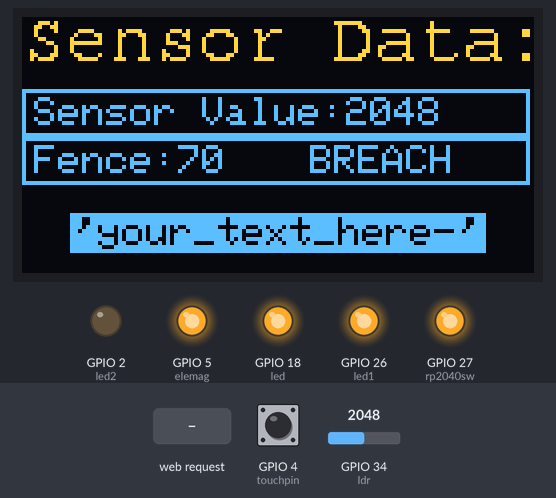
The sketch below on a simulated ESP32. Parts: 128×64 one-colour display, output pins drawn as LEDs (lit = HIGH). The inputs (shaded band) are chosen by the test bench; at power-on: GPIO 4 (touchpin) HIGH, GPIO 34 (ldr) = 2048. The OLED is the two-colour kind (top 16 rows yellow); WiFi joins after 1.5 s; servers stay silent unless stated; what the sketch prints to the serial monitor is not drawn.

Above: at 3.3 s.
3.4 s: HTTP request GET /RL received
6.6 s: HTTP request GET /OL received
At 9.1 s:
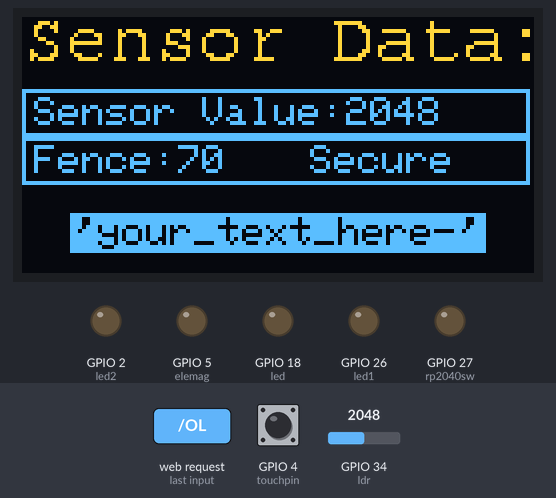
At 18.7 s:
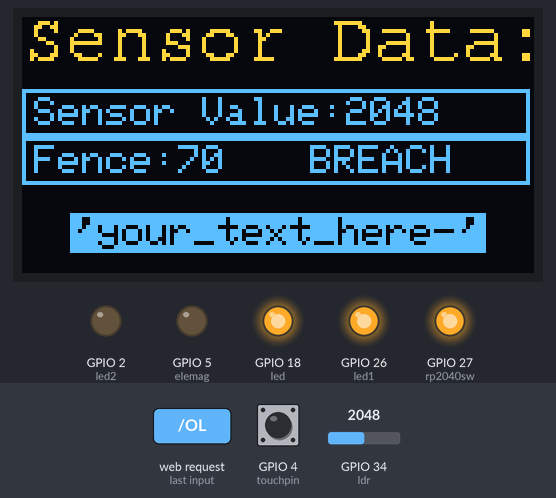
Timing chart, 0 to 19.2 s (numbered marks = the images above; inputs shaded):
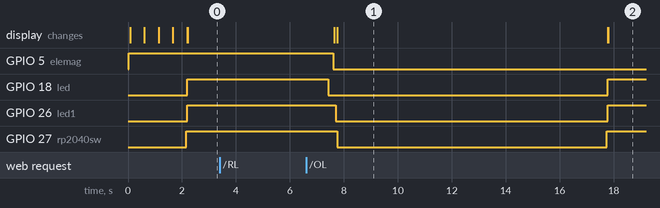

The sketch:

master_code.ino
```cpp
/**********************WORKING ON DUAL CORE OF THE ESP32 WITH BOTH SERIAL AND WIFI FEATURES***********************/
#include <Wire.h>
#include <WiFi.h>
#include <Adafruit_GFX.h>
#include <Adafruit_SSD1306.h>
#include <Fonts/FreeMono9pt7b.h>
#define SCREEN_WIDTH 128
#define SCREEN_HEIGHT 64
#define OLED_RESET -1
#define SCREEN_ADDRESS 0x3C
Adafruit_SSD1306 display(SCREEN_WIDTH, SCREEN_HEIGHT, &Wire, OLED_RESET); // D21 is for SDA (data) Pin & D22 is for SCL (clock).
const char *ssid = "Prefect X";                                           // Set your device SSID here.
const char *passssword = "bakwashai";                                     // Set your device password here.
const int ldr = 34;                                                       // Use D34 as an LDR pin.
const int led = 18;                                                       // Use D18 as Buzzer pin.
const int rp2040sw = 27;                                                  // Use D27 to switch transistor which powers Raspberry Pi Pico.
const int led2 = 2;                                                       // Use D26 as WiFi lamp pin.
const int led1 = 26;                                                      // D2 is LED_BUILTIN pin.
const int elemag = 5;                                                     // Use D5 to switch ON/OFF transistor to which electromagnet (gate) is connected.
const int touchpin = 4;                                                   // Use D4 as touch sensor input pin.
const int threshold = 72;                                                 // SET TOUCH THRESHOLD HERE.
int sval = 0;
int tval;
WiFiServer server(80);
TaskHandle_t Task1;
const int pswd = 3457;                                                    // SET SERIAL PASSWORD HERE
const int wauth = 3457;
const int unlockTime = 10;                                                // SET UNLOCK TIME HERE IN SECONDS
int password = 0000;
int wifiauth = 0000;
void codeForTask1(void *parameter)
{
    for (;;)
    {
        if (password == 0000)
        {
            password = Serial.parseInt();
        }
        while (password == pswd)
        {
            delay(unlockTime * 1000 * 2);                                  // Unlock time over serial password is twice of unlock time (of WiFi).
            password = 0000;
        }
    }
}
void setup()
{
    xTaskCreatePinnedToCore(codeForTask1, "Task_1", 1000, NULL, 1, &Task1, 0);
    if (!display.begin(SSD1306_SWITCHCAPVCC, SCREEN_ADDRESS))
    {
        Serial.println(F("SSD1306 allocation failed"));
        for (;;)
            ;
    }
    Serial.begin(115200);
    pinMode(led, OUTPUT);
    pinMode(led1, OUTPUT);
    pinMode(led2, OUTPUT);
    pinMode(elemag, OUTPUT);
    pinMode(rp2040sw, OUTPUT);
    digitalWrite(rp2040sw, LOW);
    digitalWrite(elemag, HIGH);
    Serial.println();
    Serial.print("Connecting to ");
    Serial.println(ssid);
    display.clearDisplay();
    display.setFont();
    display.setTextSize(1);
    display.fillRect(0, 0, 127, 15, WHITE);
    display.setTextSize(1);
    display.setTextColor(BLACK, WHITE);
    display.setCursor(18, 4);
    display.print("WiFi Management");
    display.setTextColor(WHITE);
    display.setCursor(0, 16 + 10);
    display.print("Connecting to ");
    display.setCursor(72, 26 + 10);
    display.println(ssid);
    display.display();
    WiFi.begin(ssid, passssword);
    int i = 0;
    while (WiFi.status() != WL_CONNECTED)
    {
        display.setTextSize(1);
        display.setTextColor(WHITE);
        display.setCursor(i, (32 + 10));
        display.print(".");
        display.display();
        i += 4;
        delay(500);
        Serial.print(".");
    }
    display.clearDisplay();
    display.setTextSize(1);
    display.setTextColor(WHITE);
    display.setCursor(35, 28);
    display.print("Connected!");
    display.display();
    delay(500);
    Serial.println("");
    Serial.println("WiFi connected.");
    Serial.println("IP address: ");                                        // GET IP ADDRESS ON SERIAL MONITOR TO ACCESS SERVER
    Serial.println(WiFi.localIP());
    server.begin();
}

void loop()
{
    digitalWrite(rp2040sw, HIGH);
    WiFiClient client = server.available();
    if (client)
    {
        Serial.println("New Client.");
        String currentLine = "";
        while (client.connected())
        {
            if (client.available())
            {
                char c = client.read();
                Serial.write(c);
                if (c == '\n')
                {
                    if (currentLine.length() == 0)
                    {
                        client.println("HTTP/1.1 200 OK");
                        client.println("Content-type:text/html");
                        client.println();
                        client.print("<style>:root{--clr-neon:hsl(293 100% 54%);--clr-bg:hsl(323 21% 16%);}*,*::before,*::after {box-sizing: border-box;}body{min-height: 50vh;display: grid;place-items: center;background: var(--clr-bg);color: var(--clr-neon);padding-right: 10rem;}.neon-button {font-size:4rem;display: inline-block;cursor: pointer;font-weight: bold;text-decoration: none;color: var(--clr-neon);border: var(--clr-neon) 0.125em solid;padding: .25em 1em;border-radius: 0.25em;text-shadow:  0 0 0.125em hsl(0 0% 100% / 0.3),  0 0 0.125em currentColor;box-shadow: inset 0 0 0.5em 0 var(--clr-neon), 0 0 0.5em var(--clr-neon);position: relative;transition: background-color 10ms linear;}.neon-button::before {pointer-events: none;content: \'\';position: absolute;background: var(--clr-neon);top: 120%;left: 0;width: 100%;height: 100%;transform: perspective(1em) rotateX(40deg) scale(1, 0.35);filter: blur(1.5em);opacity: 0.7;}.neon-button:after {content: \'\';position: absolute;top: 0;left: 0;right: 0;bottom: 0;box-shadow: 0 0 2em 0.5em var(--clr-neon);opacity: 0;background-color: var(--clr-neon);z-index: -1;transition: opacity 100ms linear;}.neon-button:hover,.neon-button:focus {background: var(--clr-neon);color: var(--clr-bg);text-shadow: none;}.neon-button:hover::before,.neon-button:focus::before {  opacity: 1;}.neon-button:hover:after,.neon-button:focus::after {opacity: 1;}</style><a href=\"/OL\" class=\"neon-button\">UNLOCK</a><br><div><span><a href=\"/H\" class=\"neon-button\">L &nbsp ON</a></span><span><i>&nbsp &nbsp &nbsp</i></span><span><a href=\"/L\" class=\"neon-button\">L OFF</a></span>");
                        client.println();
                        break;
                    }
                    else
                    {
                        currentLine = "";
                    }
                }
                else if (c != '\r')
                {
                    currentLine += c;
                }
                if (currentLine.endsWith("GET /OL"))
                {
                    wifiauth = 3457;
                    digitalWrite(led1, HIGH);
                    delay(50);
                    digitalWrite(led1, LOW);
                }
                if (currentLine.endsWith("GET /H"))
                {
                    digitalWrite(led2, HIGH);
                }
                if (currentLine.endsWith("GET /L"))
                {
                    digitalWrite(led2, LOW);
                }
            }
        }
        client.stop();
        Serial.println("Client Disconnected.");
    }
    sval = analogRead(ldr);
    tval = touchRead(touchpin);
    Serial.println("LDR value: ");
    Serial.print(sval);
    Serial.println(" ");
    Serial.println("Touch value: ");
    Serial.print(tval);
    Serial.println(" ");
    display.setFont(&FreeMono9pt7b);
    display.clearDisplay();
    display.setTextSize(1);
    display.setTextColor(WHITE);
    display.setCursor(0, 10);
    display.println("Sensor Data:");
    display.setFont();
    display.setTextSize(1);
    display.setTextColor(WHITE);
    display.drawRect(0, 18, 127, 12, WHITE);
    display.setCursor(3, 20);
    display.print("Sensor Value:");
    display.println(sval);
    display.drawRect(0, 30, 127, 12, WHITE);
    display.setCursor(3, 32);
    display.print("Fence:");
    display.println(tval);
    display.setTextColor(BLACK, WHITE);
    display.drawRect(12, 49, 104, 10, WHITE);
    display.setCursor(13, 50);
    display.println("'your_text_here-'");
    display.display();
    if ((tval < threshold) && (password != pswd) && (wifiauth != wauth))
    {
        digitalWrite(led, HIGH);
        digitalWrite(led1, HIGH);
        display.setTextSize(1);
        display.setTextColor(WHITE);
        display.setCursor(72, 32);
        display.print("BREACH");
        display.display();
        delay(5000);
    }
    else
    {
        digitalWrite(led, LOW);
        digitalWrite(led1, LOW);
        display.setTextSize(1);
        display.setTextColor(WHITE);
        display.setCursor(72, 32);
        display.print("Secure");
        display.display();
    }
    while ((sval < 4000) && (password != pswd) && (wifiauth != wauth))
    {
        digitalWrite(led, HIGH);
        delay(200);
        digitalWrite(led, LOW);
        delay(200);
        digitalWrite(elemag, LOW);
        digitalWrite(led1, HIGH);
        display.clearDisplay();
        display.setTextSize(1);
        display.setTextColor(WHITE);
        display.setCursor(0, 0);
        display.print("Sensor Value: ");
        display.println(sval);
        display.setTextSize(2);
        display.setTextColor(WHITE);
        display.setCursor(0, 17);
        display.println("SECURITY");
        display.print("BREACH");
        display.display();
        Serial.println("SECURITY BREACH");

        WiFiClient client = server.available();
        if (client)
        {
            Serial.println("New Client.");
            String currentLine = "";
            while (client.connected())
            {
                if (client.available())
                {
                    char c = client.read();
                    Serial.write(c);
                    if (c == '\n')
                    {
                        if (currentLine.length() == 0)
                        {
                            client.println("HTTP/1.1 200 OK");
                            client.println("Content-type:text/html");
                            client.println();
                            client.print("<style>:root{--clr-neon:#ffffff;--clr-bg:rgb(0, 0, 0);}*,*::before,*::after {box-sizing: border-box;}body{min-height: 100vh;display: grid;place-items: center;background: var(--clr-bg);color: var(--clr-neon);padding-right: 10rem;}.neon-button {font-size:4rem;display: inline-block;cursor: pointer;font-weight: bold;text-decoration: none;color: var(--clr-neon);border: var(--clr-neon) 0.125em solid;padding: .25em 1em;text-shadow:  0 0 0.125em #000000,  0 0 0.125em currentColor;transition: background-color 10ms linear;}.neon-button::before {pointer-events: none;content: \'\';position: absolute;background: var(--clr-neon);top: 120%;left: 0;width: 100%;height: 100%;transform: perspective(1em) rotateX(40deg) scale(1, 0.35);filter: blur(1.5em);opacity: 0.7;}.neon-button:after {content: \'\';position: absolute;top: 0;left: 0;right: 0;bottom: 0;box-shadow: 0 0 2em 0.5em var(--clr-neon);opacity: 0;background-color: var(--clr-neon);z-index: -1;transition: opacity 100ms linear;}.neon-button:hover,.neon-button:focus {background: var(--clr-neon);color: var(--clr-bg);text-shadow: none;}.neon-button:hover::before,.neon-button:focus::before {  opacity: 1;}.neon-button:hover:after,.neon-button:focus::after {opacity: 1;}</style><div><span><a href=\"/RL\" class=\"neon-button\">Force Stop!</a></span>");
                            break;
                        }
                        else
                        {
                            currentLine = "";
                        }
                    }
                    else if (c != '\r')
                    {
                        currentLine += c;
                    }
                    if (currentLine.endsWith("GET /RL"))
                    {
                        sval = 4095;
                    }
                }
            }
            client.stop();
            Serial.println("Client Disconnected.");
        }
    }
    while (wifiauth == wauth)
    {
        digitalWrite(rp2040sw, LOW);
        delay(unlockTime * 1000);
        wifiauth = 0000;
    }
}
```

Measured:
- after the input at 3.4 s, every drawn part: stays the same
- after the input at 6.6 s, GPIO 26 (led1): HIGH → LOW after 1.1 s, → HIGH 10.1 s later; GPIO 27 (rp2040sw): HIGH → LOW after 1.1 s, → HIGH 10.0 s later
- what the display in image 1 shows lasts 10.1 s, from 7.7 s to 17.8 s
